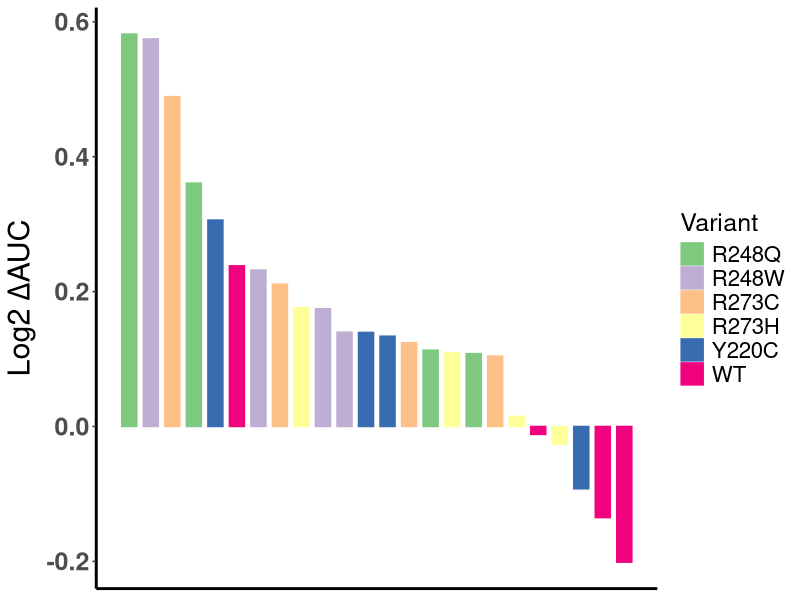
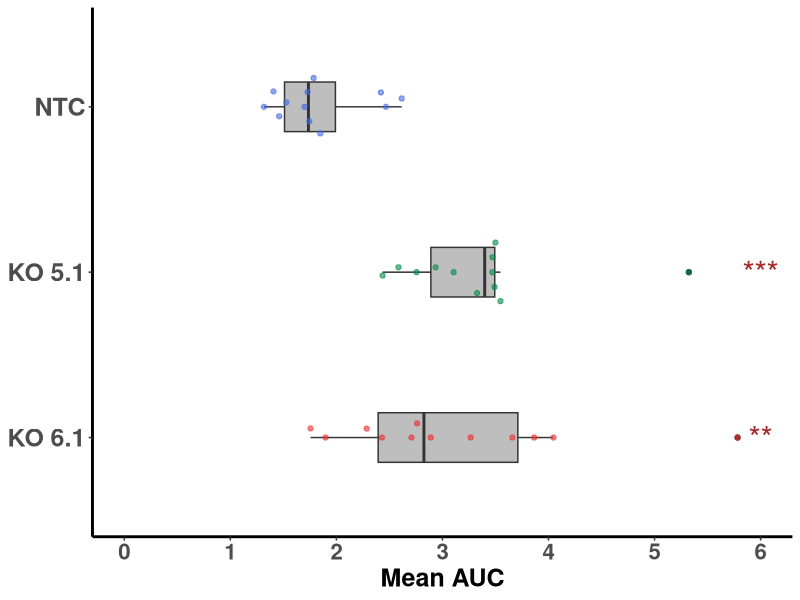

Generate these figures, in order, with R:
#Load packages
library(readxl)
library(openxlsx)
library(RColorBrewer)
library(tidyverse)
library(reshape2)
library(ggbeeswarm)

#Set the working directory
setwd("/Users/pettya/Desktop/R Analysis")



#Waterfall plot of Log2 AUC/mCherry for JHUEM1 and JHUEM2 (Figure 3B)
##Read in excel file with JHUEM1 and JHUEM2 variant Log2 AUC/mCherry data in long format
JHLog <- read_xlsx("JHUEM1, 2 NTC + variants, Log2 AUC data, 11-30-21.xlsx", 1)

##Pivot data table and aggregrate with mean Log2 AUC/mCherry of each variant for each cell line
JHLog <- melt(JHLog, id= c('Cell', 'Variant'))
JHLog <- dcast(JHLog, Cell ~ Variant, mean)

##Pivot data again to long form  
JHLog <- melt(JHLog, id= c("Cell"))
names(JHLog)[2] <- "Variant"

##Order rows by decreasing mean Log2 AUC/mCherry value and number rows from 1-24
JHLogorder <- JHLog[order(JHLog$value, decreasing = TRUE),]
x <- 1:nrow(JHLogorder)

##Convert Variant column to a factor and set order of variants
JHLogorder$Variant <- factor(JHLogorder$Variant, 
                             levels= c("R248Q", "R248W", "R273C", "R273H", "Y220C", "WT"))

##Generate waterfall plot with x axis set as row number
J <- ggplot(JHLogorder, aes(x= x, y= value)) + theme_classic() +
    labs(title= NULL, 
          x= NULL, y= expression(paste("Log2 ", Delta, "AUC"))) +
    theme(axis.ticks.x= element_blank(), axis.text.x = element_blank()) +
    theme(axis.text.y = element_text(size= 18, face= "bold"), axis.title.y = element_text(size= 22, face= "bold")) +
    theme(legend.text = element_text(size= 16), legend.title = element_text(size= 18), plot.title = element_text(size= 18), axis.line = element_line(size= 1))

J <- J + geom_bar(aes(fill= Variant, color= Variant), stat = "identity", width= 0.7, 
    position= position_dodge(width = 0.4)) + scale_fill_brewer(palette = "Accent") +
    scale_color_brewer(palette = "Accent")

##Save waterfall plot as jpeg file
jpeg("JHUEM Waterfall plot, Accent, no annotation.jpeg", width= 1100, height= 1300, units= "px", res= 150)
print(J)

dev.off()
   


#Boxplot and swarmplot for JHUEM1, JHUEM2 AUC data (Figure 2B)
##Read in excel file with JHUEM1 and JHUEM2 variant AUC data in long format
JHLog <- read_xlsx("JHUEM1, 2 NTC + variants, Log2 AUC data, 11-30-21.xlsx", 3)

##Delete Cell Line column and rename new first column
JHLog <- JHLog[,-1]
names(JHLog)[1] <- "KO"

##Pivot table to long form and convert KO column to factor
JHLog <- melt(JHLog, id= c("KO"))
JHLog$KO <- factor(JHLog$KO, levels= c("KO 6.1", "KO 5.1", "NTC"))

##Generate boxplot and swarmplot of AUC data
JSw <- ggplot(JHLog, aes(x= value, y= KO)) + 
      theme_classic() + scale_x_continuous(limits= c(0, 6), breaks= seq(0, 6, 1)) +
      labs(title= NULL, x= "Mean AUC", y= NULL) +
      theme(axis.text.x= element_text(face= "bold", size= 16), axis.title.x= element_text(size= 18, face= "bold"), axis.text.y = element_text(face = "bold", size= 18)) +
      theme(legend.position= "none", axis.line = element_line(size= 1))
JSw <- JSw + geom_boxplot(fill= "grey", width= 0.3)
JSw <- JSw + geom_beeswarm(aes(color= KO), priority = "density", cex= 3) + scale_color_manual(values = alpha(c("firebrick2", "springgreen4", "royalblue"), 0.6))

##Annotate with significance stars from Kruskal-Wallis test and Dunn's Multiple Comparisons from Prism
JSw <- JSw + annotate("text", x= 6, y= 2, label= "***", size= 8, colour= "brown") + 
  theme(panel.grid.minor.y = element_blank())
JSw <- JSw + annotate("text", x= 6, y= 1, label= "**", size= 8, colour= "brown") + 
  theme(panel.grid.minor.y = element_blank())

##Save plot as jpeg file
jpeg("JHUEM AUC boxplot swarm.jpeg", width= 1000, height= 720, units= "px", res= 150)
print(JSw)

dev.off()
